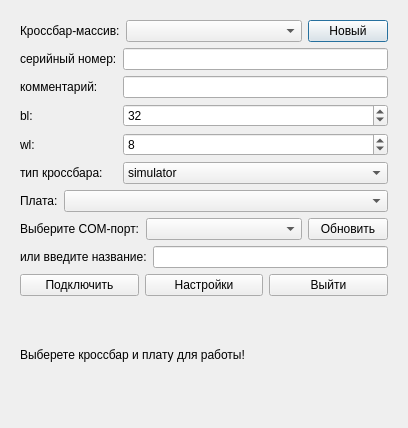
<?xml version="1.0" encoding="UTF-8"?>
<ui version="4.0">
 <class>Dialog</class>
 <widget class="QDialog" name="Dialog">
  <property name="geometry">
   <rect>
    <x>0</x>
    <y>0</y>
    <width>408</width>
    <height>428</height>
   </rect>
  </property>
  <property name="sizePolicy">
   <sizepolicy hsizetype="Minimum" vsizetype="Minimum">
    <horstretch>0</horstretch>
    <verstretch>0</verstretch>
   </sizepolicy>
  </property>
  <property name="windowTitle">
   <string>Подключение</string>
  </property>
  <layout class="QVBoxLayout" name="verticalLayout_2">
   <item>
    <widget class="QWidget" name="widget" native="true">
     <property name="sizePolicy">
      <sizepolicy hsizetype="Minimum" vsizetype="Minimum">
       <horstretch>0</horstretch>
       <verstretch>0</verstretch>
      </sizepolicy>
     </property>
     <layout class="QVBoxLayout" name="verticalLayout_3">
      <item>
       <layout class="QVBoxLayout" name="central_layout">
        <property name="sizeConstraint">
         <enum>QLayout::SetMinimumSize</enum>
        </property>
        <item>
         <layout class="QHBoxLayout" name="horizontalLayout">
          <property name="sizeConstraint">
           <enum>QLayout::SetMinimumSize</enum>
          </property>
          <item>
           <widget class="QLabel" name="label">
            <property name="sizePolicy">
             <sizepolicy hsizetype="Maximum" vsizetype="Preferred">
              <horstretch>0</horstretch>
              <verstretch>0</verstretch>
             </sizepolicy>
            </property>
            <property name="text">
             <string>Кроссбар-массив:</string>
            </property>
           </widget>
          </item>
          <item>
           <widget class="QComboBox" name="combo_cb_serial"/>
          </item>
          <item>
           <widget class="QPushButton" name="button_new_crossbar">
            <property name="sizePolicy">
             <sizepolicy hsizetype="Maximum" vsizetype="Fixed">
              <horstretch>0</horstretch>
              <verstretch>0</verstretch>
             </sizepolicy>
            </property>
            <property name="text">
             <string>Новый</string>
            </property>
           </widget>
          </item>
         </layout>
        </item>
        <item>
         <layout class="QGridLayout" name="gridLayout">
          <property name="sizeConstraint">
           <enum>QLayout::SetMinimumSize</enum>
          </property>
          <item row="2" column="0">
           <widget class="QLabel" name="label_6">
            <property name="sizePolicy">
             <sizepolicy hsizetype="Maximum" vsizetype="Preferred">
              <horstretch>0</horstretch>
              <verstretch>0</verstretch>
             </sizepolicy>
            </property>
            <property name="text">
             <string>bl:</string>
            </property>
           </widget>
          </item>
          <item row="3" column="0">
           <widget class="QLabel" name="label_7">
            <property name="sizePolicy">
             <sizepolicy hsizetype="Maximum" vsizetype="Preferred">
              <horstretch>0</horstretch>
              <verstretch>0</verstretch>
             </sizepolicy>
            </property>
            <property name="text">
             <string>wl:</string>
            </property>
           </widget>
          </item>
          <item row="4" column="0">
           <widget class="QLabel" name="label_8">
            <property name="sizePolicy">
             <sizepolicy hsizetype="Maximum" vsizetype="Preferred">
              <horstretch>0</horstretch>
              <verstretch>0</verstretch>
             </sizepolicy>
            </property>
            <property name="text">
             <string>тип кроссбара:</string>
            </property>
           </widget>
          </item>
          <item row="1" column="0">
           <widget class="QLabel" name="label_5">
            <property name="sizePolicy">
             <sizepolicy hsizetype="Maximum" vsizetype="Preferred">
              <horstretch>0</horstretch>
              <verstretch>0</verstretch>
             </sizepolicy>
            </property>
            <property name="text">
             <string>комментарий:</string>
            </property>
           </widget>
          </item>
          <item row="0" column="0">
           <widget class="QLabel" name="label_4">
            <property name="sizePolicy">
             <sizepolicy hsizetype="Maximum" vsizetype="Preferred">
              <horstretch>0</horstretch>
              <verstretch>0</verstretch>
             </sizepolicy>
            </property>
            <property name="text">
             <string>серийный номер:</string>
            </property>
           </widget>
          </item>
          <item row="0" column="1">
           <widget class="QLineEdit" name="edit_cb_serial"/>
          </item>
          <item row="1" column="1">
           <widget class="QLineEdit" name="edit_cb_comment"/>
          </item>
          <item row="2" column="1">
           <widget class="QSpinBox" name="edit_cb_bl">
            <property name="minimum">
             <number>1</number>
            </property>
            <property name="maximum">
             <number>64</number>
            </property>
            <property name="value">
             <number>32</number>
            </property>
           </widget>
          </item>
          <item row="3" column="1">
           <widget class="QSpinBox" name="edit_cb_wl">
            <property name="minimum">
             <number>1</number>
            </property>
            <property name="maximum">
             <number>64</number>
            </property>
            <property name="value">
             <number>8</number>
            </property>
           </widget>
          </item>
          <item row="4" column="1">
           <widget class="QComboBox" name="combo_cb_type">
            <item>
             <property name="text">
              <string>simulator</string>
             </property>
            </item>
            <item>
             <property name="text">
              <string>real</string>
             </property>
            </item>
           </widget>
          </item>
         </layout>
        </item>
        <item>
         <layout class="QVBoxLayout" name="verticalLayout">
          <property name="sizeConstraint">
           <enum>QLayout::SetMinimumSize</enum>
          </property>
          <item>
           <layout class="QHBoxLayout" name="horizontalLayout_5">
            <property name="sizeConstraint">
             <enum>QLayout::SetMinimumSize</enum>
            </property>
            <item>
             <widget class="QLabel" name="label_2">
              <property name="sizePolicy">
               <sizepolicy hsizetype="Maximum" vsizetype="Preferred">
                <horstretch>0</horstretch>
                <verstretch>0</verstretch>
               </sizepolicy>
              </property>
              <property name="text">
               <string>Плата:</string>
              </property>
             </widget>
            </item>
            <item>
             <widget class="QComboBox" name="combo_board_type"/>
            </item>
           </layout>
          </item>
          <item>
           <layout class="QHBoxLayout" name="horizontalLayout_2">
            <property name="sizeConstraint">
             <enum>QLayout::SetMinimumSize</enum>
            </property>
            <item>
             <widget class="QLabel" name="label_com_promt">
              <property name="sizePolicy">
               <sizepolicy hsizetype="Maximum" vsizetype="Preferred">
                <horstretch>0</horstretch>
                <verstretch>0</verstretch>
               </sizepolicy>
              </property>
              <property name="text">
               <string>Выберите COM-порт:</string>
              </property>
             </widget>
            </item>
            <item>
             <widget class="QComboBox" name="combo_com_name"/>
            </item>
            <item>
             <widget class="QPushButton" name="button_update">
              <property name="sizePolicy">
               <sizepolicy hsizetype="Maximum" vsizetype="Fixed">
                <horstretch>0</horstretch>
                <verstretch>0</verstretch>
               </sizepolicy>
              </property>
              <property name="text">
               <string>Обновить</string>
              </property>
             </widget>
            </item>
           </layout>
          </item>
          <item>
           <layout class="QHBoxLayout" name="horizontalLayout_3">
            <property name="sizeConstraint">
             <enum>QLayout::SetMinimumSize</enum>
            </property>
            <item>
             <widget class="QLabel" name="label_com_entry">
              <property name="text">
               <string>или введите название:</string>
              </property>
             </widget>
            </item>
            <item>
             <widget class="QLineEdit" name="edit_com_name"/>
            </item>
           </layout>
          </item>
         </layout>
        </item>
        <item>
         <layout class="QHBoxLayout" name="horizontalLayout_4">
          <property name="sizeConstraint">
           <enum>QLayout::SetMinimumSize</enum>
          </property>
          <item>
           <widget class="QPushButton" name="button_connect">
            <property name="text">
             <string>Подключить</string>
            </property>
           </widget>
          </item>
          <item>
           <widget class="QPushButton" name="button_settings">
            <property name="text">
             <string>Настройки</string>
            </property>
           </widget>
          </item>
          <item>
           <widget class="QPushButton" name="button_quit">
            <property name="text">
             <string>Выйти</string>
            </property>
           </widget>
          </item>
         </layout>
        </item>
        <item>
         <widget class="QLabel" name="label_status">
          <property name="text">
           <string>Выберете кроссбар и плату для работы!</string>
          </property>
         </widget>
        </item>
       </layout>
      </item>
     </layout>
    </widget>
   </item>
  </layout>
 </widget>
 <resources/>
 <connections/>
</ui>
